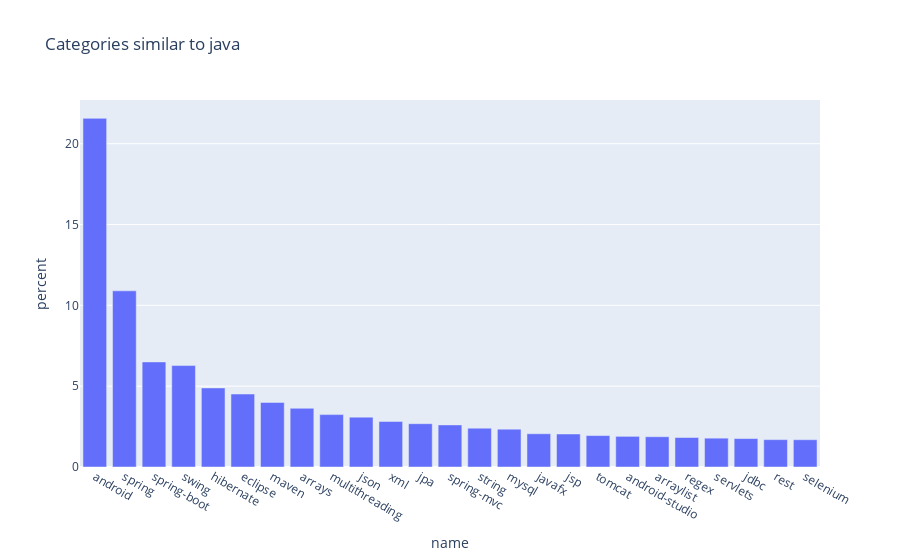

This figure's notebook cell:
### Code cell
build_chart("java")

### Figure 1 — Plotly figure (JSON) as saved in the notebook; plotly's stock layout.template omitted (floating-point values rounded to 4 significant figures)
{"data": [{"alignmentgroup": "True", "hovertemplate": "name=%{x}<br>percent=%{y}<extra></extra>", "legendgroup": "", "marker": {"color": "#636efa", "pattern": {"shape": ""}}, "name": "", "offsetgroup": "", "orientation": "v", "showlegend": false, "textposition": "auto", "type": "bar", "x": ["android", "spring", "spring-boot", "swing", "hibernate", "eclipse", "maven", "arrays", "multithreading", "json", "xml", "jpa", "spring-mvc", "string", "mysql", "javafx", "jsp", "tomcat", "android-studio", "arraylist", "regex", "servlets", "jdbc", "rest", "selenium"], "xaxis": "x", "y": [21.57, 10.9, 6.5, 6.275, 4.89, 4.514, 3.995, 3.631, 3.241, 3.084, 2.818, 2.679, 2.604, 2.403, 2.341, 2.056, 2.042, 1.944, 1.896, 1.873, 1.825, 1.784, 1.759, 1.693, 1.687], "yaxis": "y"}], "layout": {"barmode": "relative", "legend": {"tracegroupgap": 0}, "title": {"text": "Categories similar to java"}, "xaxis": {"anchor": "y", "domain": [0, 1], "title": {"text": "name"}}, "yaxis": {"anchor": "x", "domain": [0, 1], "title": {"text": "percent"}}}}
